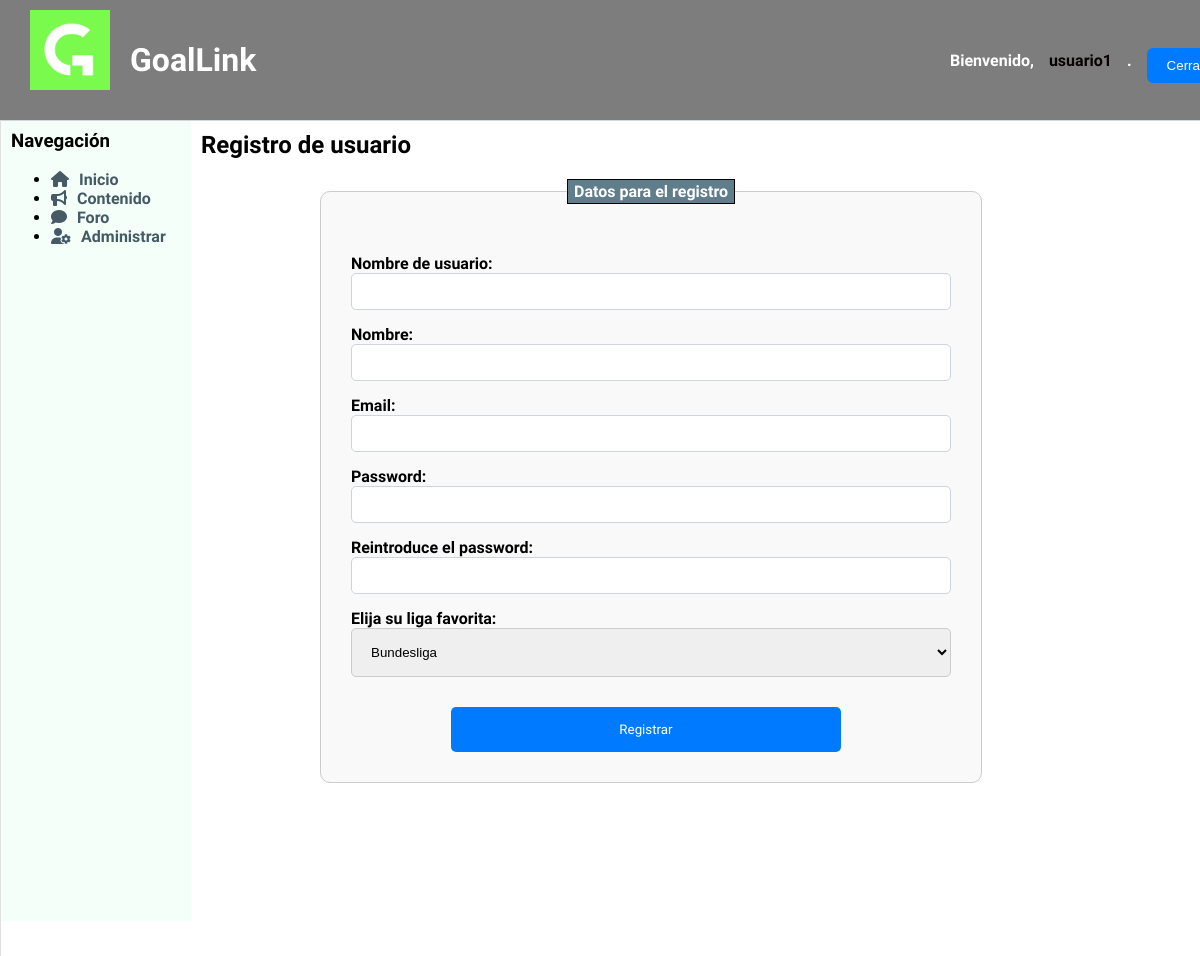
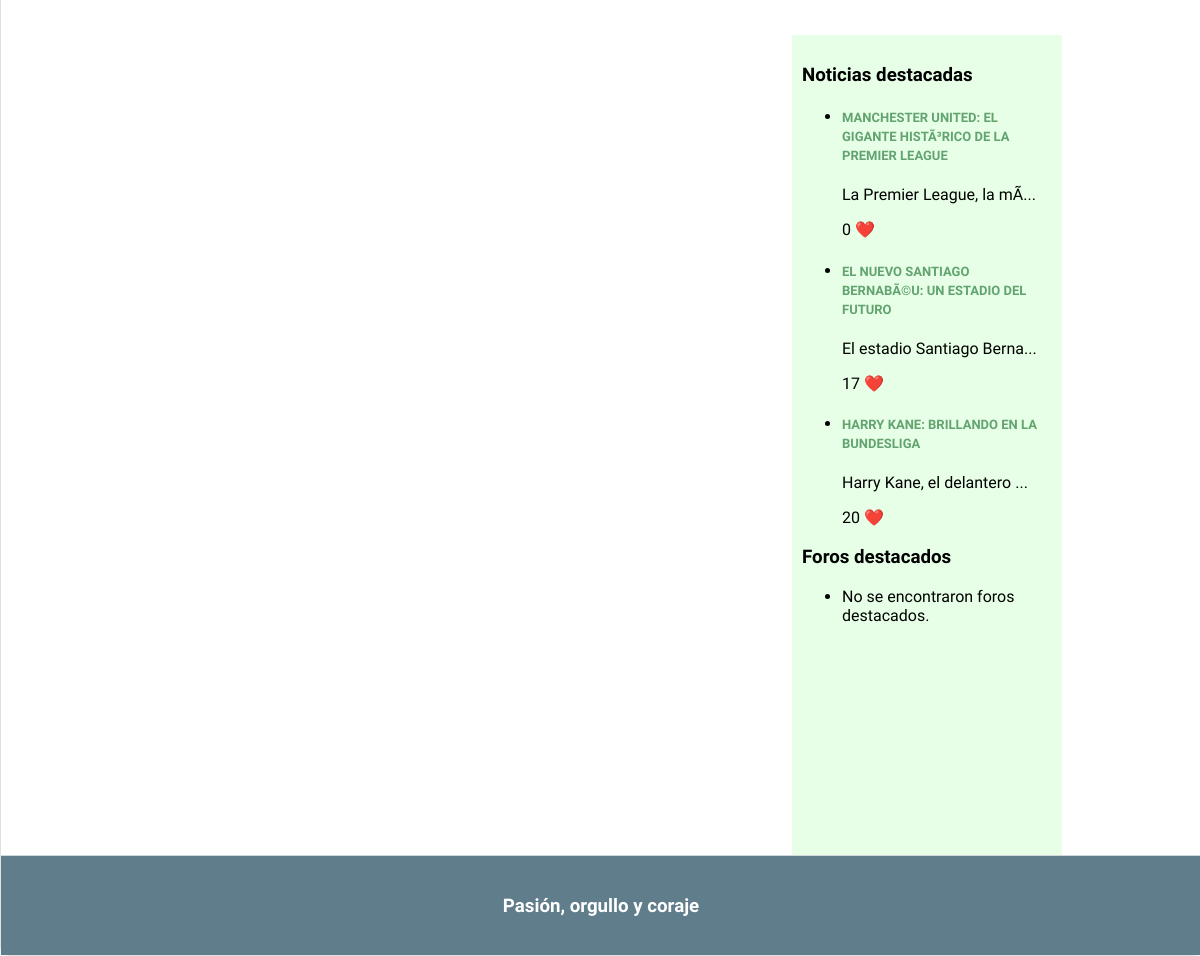
The app's page /anadirUsuario.php (signed in) with its own data (2 pictures, top to bottom).
### tables this page shows
CREATE TABLE `noticia` (
  `id` int(11) NOT NULL,
  `titulo` varchar(100) NOT NULL,
  `id_autor` int(11) DEFAULT NULL,
  `contenido` text DEFAULT NULL,
  `fecha` date NOT NULL,
  `likes` int(11) DEFAULT 0,
  `destacado` tinyint(1) NOT NULL DEFAULT 0,
  `imagen1` longblob DEFAULT NULL,
  `liga` varchar(20) DEFAULT NULL
);

### includes/src/Aplicacion.php (called while the page is built, shortened)
<?php
class Aplicacion
{
    private $dirInstalacion;
    private $inicializada;
    private function __construct()
    {
        $this->inicializada = false;
    }
    public function init($bdDatosConexion, $rutaApp = '/', $dirInstalacion = __DIR__)
    {
        if (!$this->inicializada) {
            $this->dirInstalacion = $dirInstalacion;
            $this->inicializada = true;
        }
    }
    public function doInclude($path = '')
    {
        $params = array();
        $this->doIncludeInterna($path, $params);
    }
    private function doIncludeInterna($path, &$params)
    {
        include($this->dirInstalacion . $path);
    }
    public function generaVista(string $rutaVista, &$params)
    {
        $params['app'] = $this;
        $rutaVista = "/Vistas{$rutaVista}";
        $this->doIncludeInterna($rutaVista, $params);
    }
}

### includes/src/noticias/noticiaModel.php (called while the page is built, shortened)
<?php
class Noticia
{
    private $id;
    private $titulo;
    private $contenido;
    private $fecha;
    private $likes;
    public function __construct($id, $id_autor, $titulo, $contenido, $fecha, $likes, $destacado, $liga,  $imagen1=NULL)
    {
        $this->id = $id;
        $this->titulo = $titulo;
        $this->contenido = $contenido;
        $this->fecha = $fecha;
        $this->likes = $likes;
    }
    public static function compararFechas($a, $b) {
        $aFecha=strtotime($a->getFecha());
        $bFecha=strtotime($b->getFecha());
        return ($aFecha > $bFecha) ? -1 : 1;
    }
    public static function listaDestacados($n) {
        $app = Aplicacion::getInstance();
        $conn = $app->getConexionBd();
        $result = $conn->query("SELECT * FROM noticia WHERE destacado>=$n");
        if($result && $result->num_rows>0){
            while($array=$result->fetch_assoc()){
                $noticia= new Noticia($array["id"], $array["id_autor"], $array["titulo"], $array["contenido"], $array["fecha"], $array["likes"], $array["destacado"], $array["liga"],$array["imagen1"] );
                $lista[]=$noticia;
            }
            usort($lista, array('es\ucm\fdi\aw\noticias\Noticia', 'compararFechas'));
            return $lista;
        }
        return NULL;
    }
    public function getId()
    {
        return $this->id;
    }
    public function getTitulo()
    {
        return $this->titulo;
    }
    public function getContenido()
    {
        return $this->contenido;
    }
    public function getFecha()
    {
        return $this->fecha;
    }
    public function getLikes()
    {
        return $this->likes;
    }
}

### includes/src/ligas/ligasModel.php (called while the page is built, shortened)
<?php
class Liga
{
    public static function listaLigas()
    {
        $app = Aplicacion::getInstance();
        $conn = $app->getConexionBd();
        $result = $conn->query("SELECT * FROM ligas");
        if ($result && $result->num_rows > 0) {
            $lista = array();
            while ($array = $result->fetch_assoc()) {
                $liga = new Liga($array["nombre"], $array["logo"]);
                $lista[] = $liga;
            }
            return $lista;
        }
        return NULL;
    }
}
?>

### includes/model/foroModel.php (called while the page is built, shortened)
<?php
class Foro
{
    public static function listaDestacados($n) {
        $conn = new mysqli('localhost', 'root', '', 'goallink_1');
        $result = $conn->query("SELECT * FROM foro WHERE destacado>=$n");
        return NULL;
    }
}

### includes/comun/sidebarDer.php (the view, shortened to what this page needs)
<aside id="sidebarDer">
    <h3>Noticias destacadas</h3>
    <ul>
        <?php
            require_once "includes/src/noticias/noticiaModel.php";
            $noticiasDestacadas = Noticia::listaDestacados(1);
            if ($noticiasDestacadas != NULL) {
                foreach ($noticiasDestacadas as $noticia) {
                    echo "<li>";
                    echo "<h4 class='titulo-noticia-BarraLateral'><a href='noticiaDinamica.php?id=" . $noticia->getId() . "'>" . $noticia->getTitulo() . "</a></h4>";
                    echo "<p>" . substr($noticia->getContenido(), 0, 25) . "..."."</p>";
                    echo "<p>" . $noticia->getLikes() . " <span style='color: red;'>&#10084;&#65039;</span></p>";
                    echo "</li>";
                }
            }
            else {
                echo "<li>No se encontraron noticias destacadas.</li>";
            }
        ?>
    </ul>
    <h3>Foros destacados</h3>
    <ul>
        <?php
            require "includes/model/foroModel.php";
            $forosDestacados = Foro::listaDestacados(1);
            if ($forosDestacados != NULL) {
                foreach ($forosDestacados as $foro) {
                    echo "<li>";
                    echo "<h4>" . $foro->getTitulo() . "</h4>";
                    echo "<p>" . $foro->getDescripcion() . "</p>";
                    echo "<p>" . $foro->getLikes() . " <span style='color: red;'>&#10084;&#65039;</span></p>";
                    echo "</li>";
                }
            } else {
                echo "<li>No se encontraron foros destacados.</li>";
            }
        ?>
    </ul>
</aside>

### CSS/estilo.css (style rules this page uses)
body { background-color: #f5f5f5; margin: 0; font-family: 'Signika Negative', sans-serif; }
aside { padding: 10px; float: right; width: 250px; height: 800px; background-color: #e6ffe6; margin-top: 70px; margin-right: 139px; }
.titulo-noticia-BarraLateral a { text-decoration: none; font-family: 'Signika Negative', sans-serif; font-size: 13px; color: #62a370; font-weight: bold; text-transform: uppercase; }

### records on screen
noticia: titulo "MANCHESTER UNITED: EL GIGANTE HISTÃ³RICO DE LA PREMIER LEAGUE", contenido "La Premier League, la mÃ", likes "0"
noticia: titulo "EL NUEVO SANTIAGO BERNABÃ©U: UN ESTADIO DEL FUTURO", contenido "El estadio Santiago Berna", likes "17"
noticia: titulo "HARRY KANE: BRILLANDO EN LA BUNDESLIGA", contenido "Harry Kane, el delantero", likes "20"

### other values on screen
$nombreUsuario "usuario1"
form field liga "Bundesliga"
